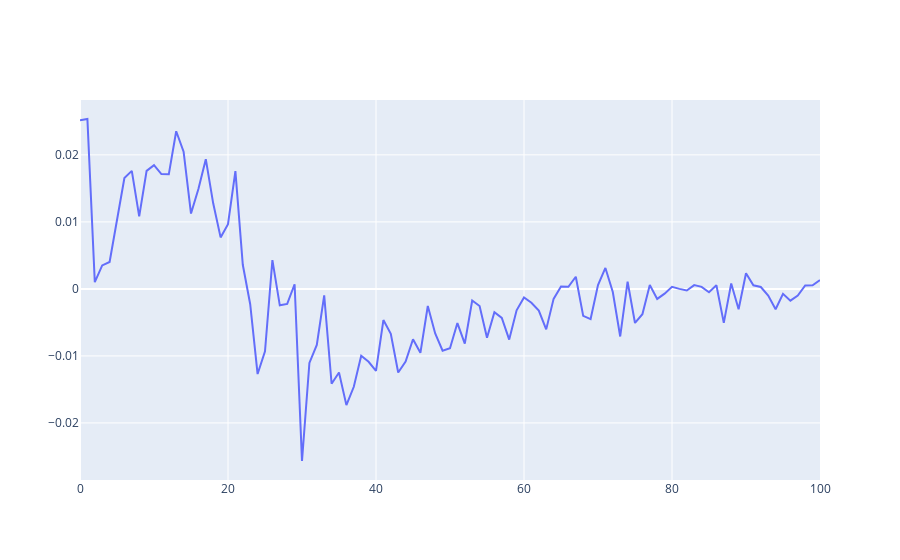

Notebook code for this chart:
### Code cell
AGWP = AGWP_CO2(np.arange(0, 121))
net_annual_carbon_flux = carbon_model.net_annual_carbon_flux
fig = go.Figure()
fig.add_trace(go.Scatter(y=net_annual_carbon_flux[0:101], name='raw'))
fig
